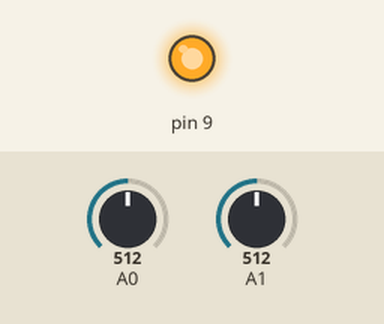
The sketch below on a simulated Arduino Uno, built with avr-gcc and run on an emulated ATmega328P. On the bench: output pins drawn as LEDs (lit = HIGH). The inputs (shaded band) are chosen by the test bench; at power-on: A0 = 512, A1 = 512. What the sketch prints to the serial monitor is not drawn.

Above: at 1.2 s.
1.3 s: A0 set to 344
3.3 s: A0 set to 319
At 4.5 s:
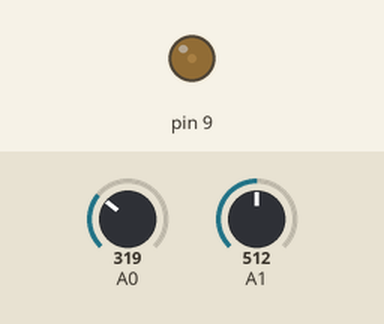
5.6 s: A1 set to 451
7.1 s: A1 set to 424
At 8.8 s:
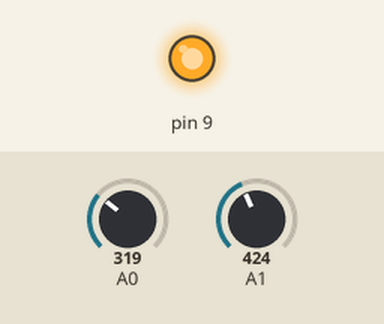
9.4 s: A1 set to 511
At 11.4 s:
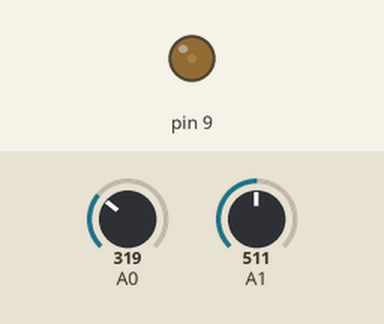
11.7 s: A1 set to 306
At 13.5 s:
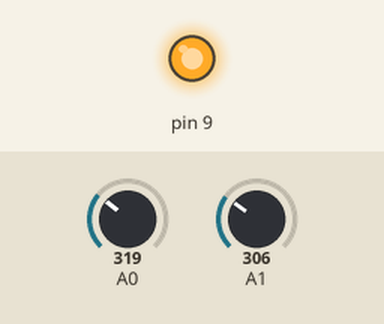
Timing chart, 0 to 15.0 s (numbered marks = the images above; inputs shaded):
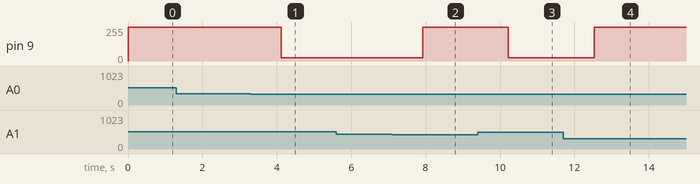

The sketch:

pwm-boost-converter-controller.ino
```cpp
/*
 * DATA PULLED FROM ATMEL328P DATASHEET
 *
 * We are using 16 bit timer 1 to generate a PWM signal.
 *
 * Key registers:
 * - TCNT1 - 16 bit timer counter, the prescaled timer clock increments this
 * - OCR1A - 16 bit buffered output compare register (the duty cycle is set with this), when matched with TCNT1 toggles pin 9 if enabled
 * - OCR1B - 16 bit buffered output compare register (the duty cycle is set with this), when matched with TCNT1 toggles pin 10 if enabled (not used, set to 0x0000U)
 * - TCCR1A - 8 bit configuration register, set bit COM1A1 to 1, COM1A0 to 1, WGM11 to 1 and WGM10 to 0
 * - TCCR1B - 8 bit configuration register, set bit WGM13 to 1, WGM12 to 1, CS12 to 0, CS11 to 0 and CS10 to 1
 * - TCCR1C - 8 bit configuration register, set bit
 * - ICR1 - 16 bit input capture register, usually used for input capture but in this case will be used for setting the period of the timer
 * - TIMSK1 - 8 bit interrupt mask register, (interrupt not used, set to 0x00U)
 * - TIFR1 - 8 bit interrupt flag register (set to 0x00U)
 *
 * The buffered registers are usually updated at the beggining or the end of the timer period.
 * COM1A1 option 11 specifies that the duty cycle will work in the inverse mode which means that the cycle begins with the off state and is then switched on upon encountering OCR match.
 * WGM1 option 1110 specifies that the timer works in fast PWM mode and the timer period can be written in register ICR1.
 * CS1 option 001 specifies that the timer uses the internal clock with no prescaling.
 *
 * As we are using pin 9, we need to set it to output. Use the register:
 * - DDRB - 8 bit data direction register, set bit DDB1 bit to 1 (pin 9 pin mode output)
 *
 * Also, we are using the 10 bit successive aproximation ADC to convert analog inputs into data.
 *
 * Key registers:
 * - ADMUX - 8 bit multiplexer selection register, set bit REFS1 to 0, set bit REFS0 to 1, set bit MUX3 to 0, set bit MUX2 to 0, set bit MUX1 to 0 and set bit MUX0 to 0 or 1 depending if using channel 0 or 1
 * - ADCSRA - 8 bit status register, set bit ADEN to 1 (enable ADC), set bit ADSC (start conversion) when starting conversion, set bit ADIE to 0 and finally ADPS2, ADPS1 and ADSP0 to 1, 0 and 1
 *          - when conversion finishes ADSC bit will be set to 0
 * - DIDR0 - 8 bit digital input disable register, set bit ADC0D and ADC1D to 1 to disable digital input
 */

/* Timer 1 input clock */
#define TIMER_1_FREQ_HZ (16000000U)

/* Wanted PWM frequency */
#define PWM_FREQ_HZ (50000U)

/* Timer 1 ICR1 max register value - top value */
#define ICR1_TOP_REG_VAL ((TIMER_1_FREQ_HZ / PWM_FREQ_HZ) - 1)

/* Timer 1 ICR1 register value top value substraction */
#define ICR1_TOP_REG_VAL_LIMIT_PERCENTAGE (90)

/* Timer 1 ICR1 max register value limit.
 * In case of the boost converter, the switch must not
 * be open 100 % of the timer period (100 % of duty cycle)
 * if target boost voltage out is unreacheable to prevent
 * coil and wire damage.
 */
#define ICR1_TOP_REG_VAL_LIMIT ((ICR1_TOP_REG_VAL_LIMIT_PERCENTAGE * ICR1_TOP_REG_VAL) / 100)

/* Target output boost voltage (millivolts) */
#define V_OUT_BOOST (5000U)

/* Boost output base (millivolts) */
#define V_OUT_BOOST_BASE (12000U)

/* Boost output max */
#define V_OUT_BOOST_MAX (24000U)

/* Resistor R1 (Ohms) */
#define R1_OHM (10000U)

/* Resistor R2 (Ohms) */
#define R2_OHM (1000U)

/* ADC max voltage (millivolts) */
#define V_ADC_MAX (5000U)

/* Pin D9 and timer 1 setup */
void setup_pwm();

/* Setup analog pins A0 and A1 */
void setup_analog_read();

/* Read converted value */
inline uint16_t analog_read(uint16_t channel);

const uint32_t r1_resistance = R1_OHM;
const uint32_t r2_resistance = R2_OHM;
const uint32_t adc_voltage_in_max = V_ADC_MAX;

void setup()
{
  Serial.begin(115200);
  setup_pwm();
  setup_analog_read();
}

void loop()
{
  uint16_t adc_0_result = 0;
  uint16_t adc_1_result = 0;
  uint16_t ocr1a_reg_value = OCR1A;

  uint32_t adc_target_value = 0;
  uint32_t r2_voltage = 0;
  uint32_t voltage_boost_out_diff = 0;

  // Read both analog pins A0 and A1
  adc_0_result = analog_read(0);
  adc_1_result = analog_read(1);

  // Calculate target voltage increase from base using pin A1
  voltage_boost_out_diff = (V_OUT_BOOST_MAX - V_OUT_BOOST_BASE) * (uint32_t)adc_1_result / 1023;

  // Calculate target analog value that should be on pin A0 using the target voltage
  r2_voltage = (voltage_boost_out_diff + V_OUT_BOOST_BASE) * r2_resistance / (r1_resistance + r2_resistance);
  adc_target_value = 1023 * r2_voltage / V_ADC_MAX;

  // If too little voltage, increase duty cycle on MOSFET (decrease on BJT)
  if (adc_0_result < adc_target_value && ocr1a_reg_value < ICR1_TOP_REG_VAL_LIMIT) ocr1a_reg_value++;
  // If too much voltage, decrease duty cycle on MOSFET (increase on BJT)
  else if (adc_0_result > adc_target_value && ocr1a_reg_value > 0) ocr1a_reg_value--;

  // Set new duty cycle
  OCR1A = ocr1a_reg_value;

  Serial.print("Output voltage (millivolts): ");
  Serial.print(voltage_boost_out_diff + V_OUT_BOOST_BASE);
}

void setup_pwm()
{
  DDRB = 0x00U | (1 << DDB1);         // Pin 9 as output

  OCR1A = 0x0000U;                    // Output compare register A value, will be updated lately
  OCR1B = 0x0000U;                    // Output compare register B value
  TCNT1 = 0x0000U;                    // Reset timer 1 counter
  TIMSK1 = 0x00U;                     // Disable all timer 1 interrupts
  TIFR1 = 0x00U;                       // Clear all timer 1 interrupt flags

  // Set timer 1 configuration, enable inverse fast PWM by setting COM1A1 to 10, WGM1 to 1110 and CS1 to 001
  TCCR1A = 0x00U | (1 << COM1A1) | (1 << COM1A0) | (1 << WGM11) | (0 << WGM10);
  TCCR1B = 0x00U | (1 << WGM13) | (1 << WGM12) | (0 << CS12) | (0 << CS11) | (1 << CS10);
  TCCR1C = 0x00U;

  // Set period
  ICR1 = ICR1_TOP_REG_VAL;

  // Set initial output compare register A value
  OCR1A = 0;
}

void setup_analog_read()
{
  // Reset pin channel multiplexor
  ADMUX = 0x00U;

  // Enable ADC and set prescaler to 64 (from 16 MHz)
  ADCSRA = 0x00U | (1 << ADEN) | (1 << ADPS2) | (0 << ADPS1) | (1 << ADPS0);

  // Disable digital input on pins A0 and A1
  DIDR0 = 0x00U | (1 << ADC1D) | (1 << ADC0D);
}

inline uint16_t analog_read(uint16_t channel)
{
  uint16_t adc_result = 0;

  /* AVcc as reference and select MUX channel */
  ADMUX = 0x00U | (0 << REFS1) | (1 << REFS0) | (0xF & channel);

  /* Start conversion */
  ADCSRA |= (1 << ADSC);

  /* Wait for conversion */
  while (ADCSRA & (1 << ADSC));

  /* Read result */
  adc_result = ADC;

  return adc_result;
}
```

Measured:
- the behaviour switches between 334 and 333 on A0 (found by bisection; images 0 and 1)
- the behaviour switches between 440 and 439 on A1 (found by bisection; images 1 and 2)
- after the input at 1.3 s, every drawn part: stays the same
- after the input at 3.3 s, pin 9: 255/255 → 26/255 after 0.82 s
- after the input at 5.6 s, every drawn part: stays the same
- after the input at 7.1 s, pin 9: 26/255 → 255/255 after 0.83 s
- after the input at 9.4 s, pin 9: 255/255 → 26/255 after 0.83 s
- after the input at 11.7 s, pin 9: 26/255 → 255/255 after 0.83 s
